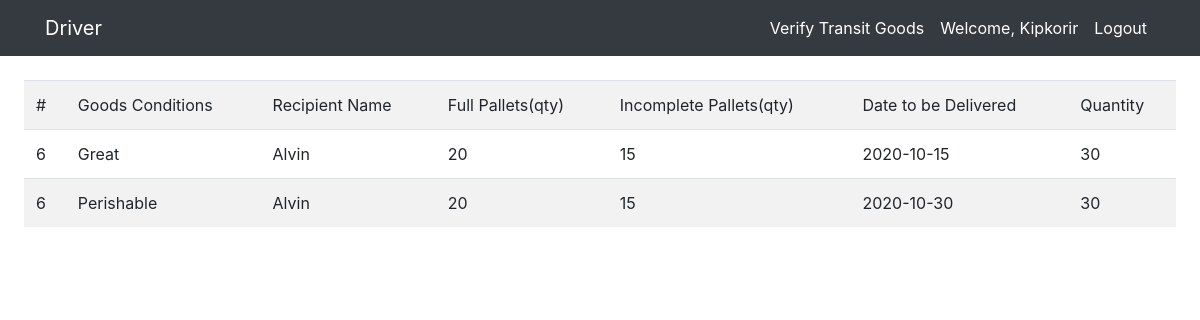
/verifyGoods.php (signed in), run on the app's committed database.
### tables this page shows
CREATE TABLE `cleared_goods` (
  `id` int(11) NOT NULL,
  `serial_number` varchar(100) NOT NULL,
  `quantity` int(11) NOT NULL,
  `conditions` varchar(100) NOT NULL,
  `full_pallets_qty` int(11) NOT NULL,
  `half_pallets_qty` int(11) NOT NULL,
  `recipient` int(11) NOT NULL,
  `payment_method` varchar(100) NOT NULL,
  `receipt_code` varchar(100) NOT NULL,
  `delivery_date` date NOT NULL,
  `status` int(11) NOT NULL DEFAULT 0,
  `delivery_status` int(11) NOT NULL DEFAULT 0,
  `user_id` int(11) NOT NULL,
  `assigned_driver` int(11) NOT NULL
);

CREATE TABLE `users` (
  `id` int(9) NOT NULL,
  `name` varchar(100) NOT NULL,
  `email` varchar(100) NOT NULL,
  `username` varchar(100) NOT NULL,
  `role` varchar(100) NOT NULL,
  `password` varchar(100) NOT NULL
);

### verifyGoods.php (the view)
<?php
include('header.php');
include_once("connection.php");
$driver_id=$_SESSION['id'];
$result = mysqli_query($mysqli, "SELECT * FROM cleared_goods INNER JOIN users ON cleared_goods.recipient=users.id WHERE assigned_driver=$driver_id");
?>
<div class="container-fluid p-4">
	<table class="table table-striped">
		<tr>
			<td>#</td>
			<td>Goods Conditions</td>
			<td>Recipient Name</td>
			<td>Full Pallets(qty)</td>
			<td>Incomplete Pallets(qty)</td>
      <td>Date to be Delivered</td>
      <td>Quantity</td>
		</tr>
		<?php
		while($res = mysqli_fetch_array($result)) {
			echo "<tr>";
			echo "<td>".$res['id']."</td>";
			echo "<td>".$res['conditions']."</td>";
			echo "<td>".$res['name']."</td>";
			echo "<td>".$res['full_pallets_qty']."</td>";
      echo "<td>".$res['half_pallets_qty']."</td>";
      echo "<td>".$res['delivery_date']."</td>";
      echo "<td>".$res['quantity']."</td>";
		}
		?>
</div>

### data on the page
cleared_goods: users.id "6", conditions "Great", users.name "Alvin", full_pallets_qty "20", half_pallets_qty "15", delivery_date "2020-10-15", quantity "30"
cleared_goods: users.id "6", conditions "Perishable", users.name "Alvin", full_pallets_qty "20", half_pallets_qty "15", delivery_date "2020-10-30", quantity "30"

### other printed values
$session "Driver"
$_SESSION['name'] "Kipkorir"
